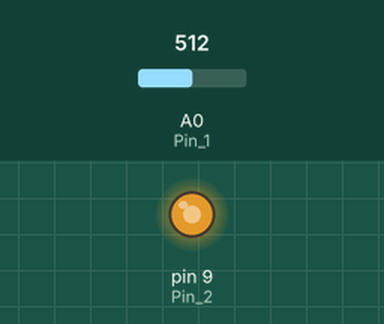
A sketch run on a simulated Arduino Uno, built with avr-gcc and run on an emulated ATmega328P. On the bench: output pins drawn as LEDs (lit = HIGH). The test bench sets the inputs (shaded band); at power-on: A0 (Pin_1) = 512.

Above: at 1.2 s.
1.3 s: A0 (Pin_1) set to 306
At 2.2 s:
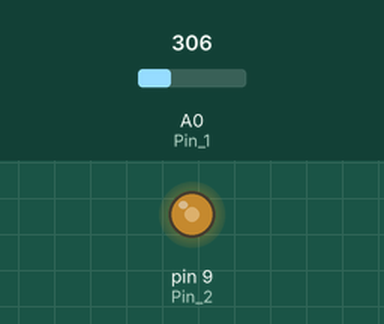
2.8 s: A0 (Pin_1) set to 122
At 3.3 s:
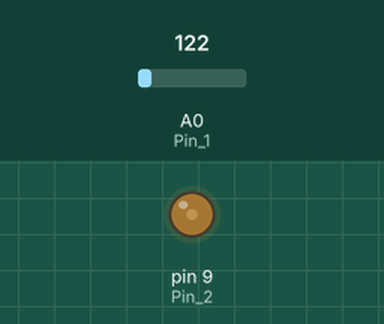
4.3 s: A0 (Pin_1) set to 0
At 5.5 s:
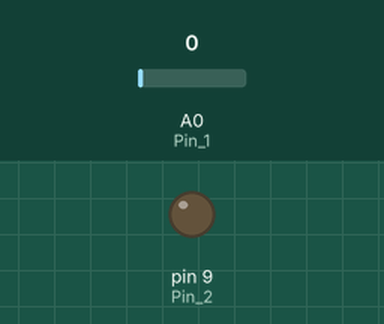
5.8 s: A0 (Pin_1) set to 900
At 6.8 s:
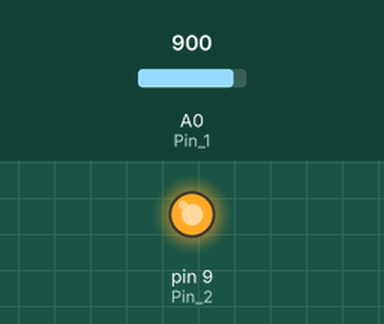
7.3 s: A0 (Pin_1) set to 716
At 8.0 s:
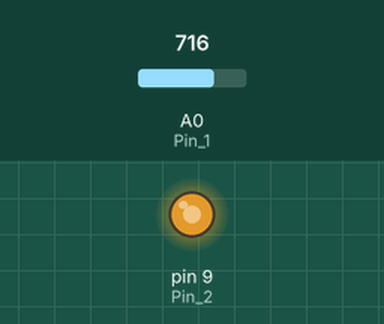
8.8 s: A0 (Pin_1) set to 511
At 9.1 s:
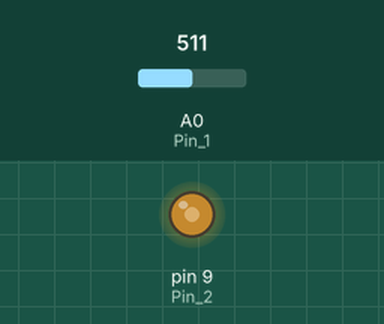
Timing chart, 0 to 11.3 s (numbered marks = the images above; inputs shaded):
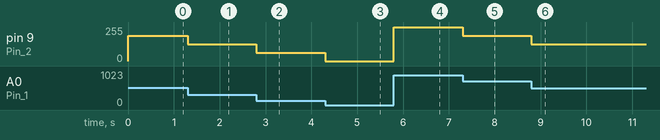

Measured:
- after the input at 1.3 s, pin 9 (Pin_2): 191/255 → 127/255 at once
- after the input at 2.8 s, pin 9 (Pin_2): 127/255 → 63/255 at once
- after the input at 4.3 s, pin 9 (Pin_2): 63/255 → 0/255 at once
- after the input at 5.8 s, pin 9 (Pin_2): 0/255 → 255/255 at once
- after the input at 7.3 s, pin 9 (Pin_2): 255/255 → 191/255 at once
- after the input at 8.8 s, pin 9 (Pin_2): 191/255 → 127/255 at once

The sketch:

08_Potentiometer_LED_Control_2nd.ino
```cpp
const int Pin_1 = A0;
const int Pin_2 = 9;
const float epsilon = 0.00000001;
int readVal;
float V;

void setup() {
  // put your setup code here, to run once:
  pinMode(Pin_2, OUTPUT);
  Serial.begin(9600);
}

void loop() {
  // put your main code here, to run repeatedly:
  readVal = analogRead(Pin_1);
  V = (5. / 1023.) * readVal;

  if (V < epsilon) {
    analogWrite(Pin_2, 0);
  }
  // analogWrite(Pin_2, 0);
  else if (V > epsilon && V < 1.25) {
    analogWrite(Pin_2, 63);
  }

  else if (V > 1.25 && V < 2.5) {
    analogWrite(Pin_2, 127);
  }

  else if (V > 2.5 && V < 3.75) {
    analogWrite(Pin_2, 191);
  }

  else if (V > 3.75 && V <= 5.00 + epsilon) {
    analogWrite(Pin_2, 255);
  }
}
```
